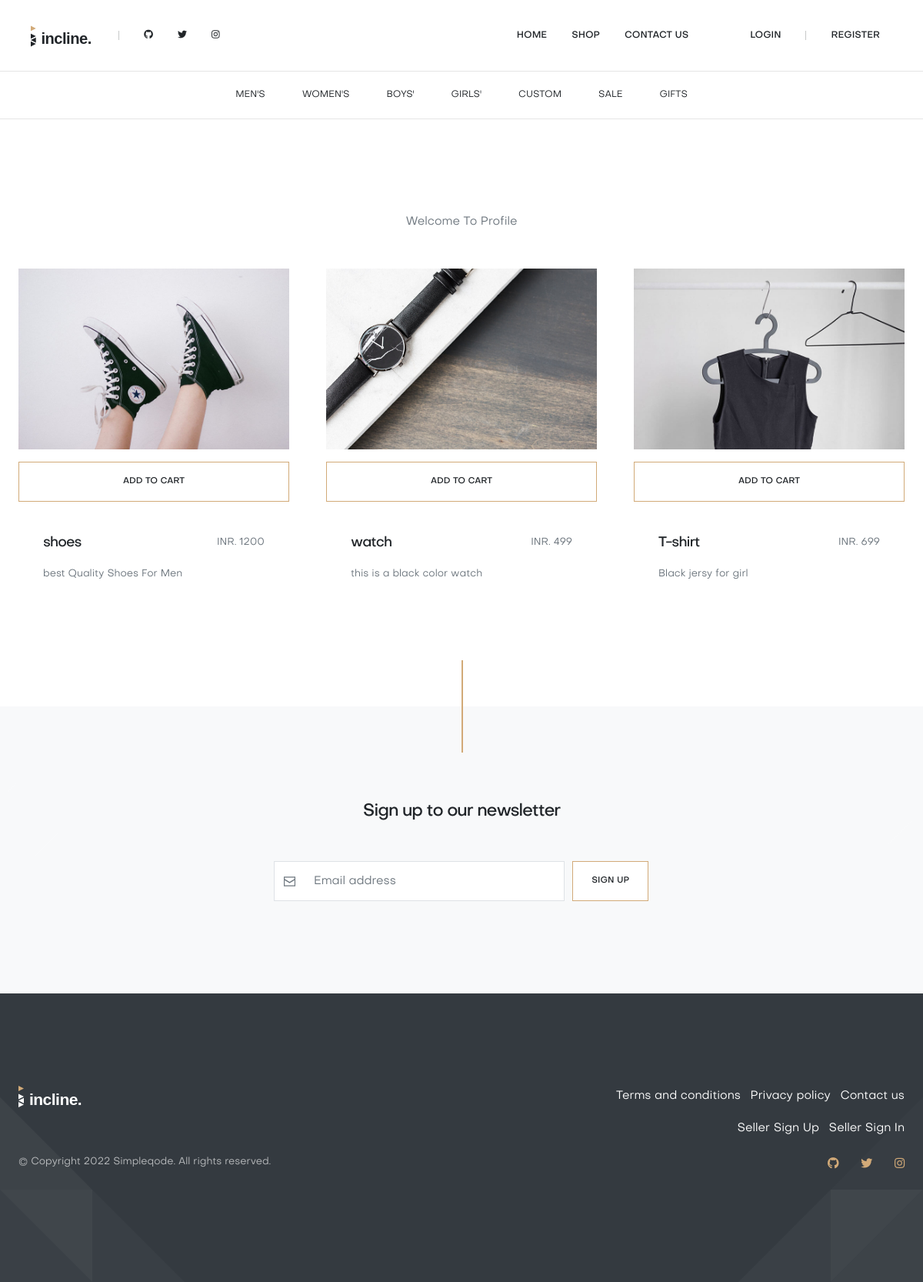
The page /shop_page/ on the database its author committed.
### falcon_app/models.py (models this page shows, shortened)
class Product(models.Model):
    seller = models.ForeignKey(Seller, on_delete = models.CASCADE)
    product_name = models.CharField(max_length=50)
    product_title = models.CharField(max_length=50)
    product_size = models.CharField(max_length=10)
    product_price = models.PositiveIntegerField(default=1)
    product_image = models.ImageField(upload_to = "images/")
    product_quantity = models.PositiveIntegerField(default=1)
    product_description = models.TextField(default="some_text")

### falcon_app/views.py (the view)
# urls.py: path('shop_page/',shop_page, name="shop_page"),
def shop_page(request):
    product = Product.objects.all()
    default_dict['product'] = product
    default_dict['current_page'] = "shop_page"
    return render(request, "shop_page.html",default_dict)

### falcon_app/templates/shop_page.html (shortened to what this page needs)
{% extends 'base.html' %}
{% load static %}
{% block main_content %}
<div class="mt-navbar border-bottom">
    <div class="container">
        <div class="row justify-content-center">
            <div class="col-12 col-md-auto">
                <nav class="nav nav-overflow py-2">
                    <a class="nav-link font-weight-normal text-xs" href="#!">
                        Men's
                    </a>
                    <a class="nav-link font-weight-normal text-xs" href="#!">
                        Women's
                    </a>
                    <a class="nav-link font-weight-normal text-xs" href="#!">
                        Boys'
                    </a>
                    <a class="nav-link font-weight-normal text-xs" href="#!">
                        Girls'
                    </a>
                    <a class="nav-link font-weight-normal text-xs" href="#!">
                        Custom
                    </a>
                    <a class="nav-link font-weight-normal text-xs" href="#!">
                        Sale
                    </a>
                    <a class="nav-link font-weight-normal text-xs" href="#!">
                        Gifts
                    </a>
                </nav>
            </div>
        </div>
    </div>
</div>
<section class="section">
    {% if msg %}
    <p class="text-center text-muted mb-5">
        {{msg}}
    </p>
    {% endif %}
    <div class="container">
        <div class="row">
            {% for i in product %}
            <div class="col-12 col-md-6 col-lg-4">
                <div class="position-relative">
                    <a class="card border-0 mb-3" href="{% url 'product_details_page' pk=i.pk %}">
                        <img src="{{i.product_image.url}}" alt="..." class="card-img">
                        <a href="{% url 'add_to_cart' pk=i.pk %}">
                            <button  type="button" class="btn btn-outline-primary mb-0 w-100">Add To Cart</button>
                        </a>
                        <div class="card-body">
                            <div class="row align-items-center mb-3">
                                <div class="col">
                                    <h4 class="card-title mb-0">
                                        {{i.product_name}}
                                    </h4>
                                </div>
                                <div class="col-auto">
                                    <p class="mb-0 text-sm text-muted">
                                        INR. {{i.product_price}}
                                    </p>
                                </div>
                            </div>
                            <p class="mb-0 text-sm text-muted">
                                {{i.product_title}}
                            </p>
                        </div>
                    </a>
                </div>
            </div>
            {% endfor %}
        </div>
    </div>
</section>
<section class="section bg-light">
    <div class="bg-triangle bg-triangle-light bg-triangle-bottom bg-triangle-right"></div>
    <div class="container">
        <div class="row">
            <div class="col">
                <h3 class="text-center mb-5">
                    Sign up to our newsletter
                </h3>
                <form class="form-mailchimp validate"
                    action="http://simpleqode.us15.list-manage.com/subscribe/post-json?u=507744bbfd1cc2879036c7780&amp;id=4523d25e1b&amp;c=?"
                    method="get" id="mc-embedded-subscribe-form" name="mc-embedded-subscribe-form" target="_blank"
                    novalidate="">
                    <div id="mc_embed_signup_scroll" class="form-row justify-content-center">
                        <div class="input-group col-md-4 mb-2 mb-md-0">
                            <input type="email" value="" name="EMAIL"
                                class="required email form-control bg-white order-1" id="mce-EMAIL"
                                placeholder="Email address">
                            <div class="input-group-append order-0">
                                <div class="input-group-text bg-white">
                                    <svg class="icon icon-envelope input-group-icon icon-offset" viewBox="0 0 106 106"
                                        xmlns="http://www.w3.org/2000/svg" xmlns:xlink="http://www.w3.org/1999/xlink">
                                        <path transform="translate(3 3)" d="
                          M0 30 V 10 H 100 V 90 H 0 V 30 L 50 60 L 100 30">
                                        </path>
                                    </svg>
                                </div>
                            </div>
                        </div>
                        <div class="clear col-md-auto">
                            <button type="submit" class="btn btn-outline-primary bg-white btn-block btn-md-auto"
                                id="mc-embedded-subscribe">
                                Sign up
                            </button>
                        </div>
                    </div>
                </form>
            </div>
        </div>
    </div>
</section>
{% endblock %}

### falcon_app/templates/base.html (shortened to what this page needs)
<!doctype html>
<html lang="en">
{% load static %}
<head>
  <link rel="stylesheet" href="{% static 'assets/libs/flickity/dist/flickity.min.css' %}">
  <link rel="stylesheet" href="{% static 'assets/libs/flickity-fade/flickity-fade.css' %}">
  <link rel="stylesheet" href="{% static 'assets/libs/fullpage.js/dist/fullpage.min.css' %}">
  <link rel="stylesheet" href="{% static 'assets/libs/highlightjs/styles/codepen-embed.css' %}">
  <link rel="stylesheet" href="{% static 'assets/libs/%40fortawesome/fontawesome-free/css/all.min.css' %}">
  <link rel="stylesheet" href="{% static 'assets/libs/incline-icons/style.min.css' %}">
  <link rel="stylesheet" href="{% static 'assets/css/theme-brown.min.css' %}">
</head>
<body>
  {% if current_page not in acc_page %}
  <nav class="navbar navbar-expand-xl navbar-light  fixed-top">
    <div class="container">
      <a class="navbar-brand" href="index-2.html">
        <svg class="navbar-brand-svg" viewBox="0 0 245 80" xmlns="http://www.w3.org/2000/svg"
          xmlns:xlink="http://www.w3.org/1999/xlink">
          <text x="40" y="70" font-family="Arial, sans-serif" font-size="60" font-weight="bold" letter-spacing="-.025em"
            fill="currentColor">incline.</text>
        </svg>
      </a>
      <div class="collapse navbar-collapse" id="navbarCollapse">
        <ul class="navbar-nav mr-auto">
          <li class="nav-item-divider">
            <span class="nav-link">
            </span>
          </li>
          <li class="nav-item">
            <a href="#" class="nav-link">
              <i class="fab fa-github"></i>
            </a>
          </li>
          <li class="nav-item">
            <a href="#" class="nav-link">
              <i class="fab fa-twitter"></i>
            </a>
          </li>
          <li class="nav-item">
            <a href="#" class="nav-link">
              <i class="fab fa-instagram"></i>
            </a>
          </li>
        </ul>
        <ul class="navbar-nav ml-auto">
          <li class="nav-item">
            <a class="nav-link " href="{% url 'index' %}">
              Home
            </a>
          </li>
          <li class="nav-item">
            <a class="nav-link" href="{% url 'shop_page' %}">
              Shop
            </a>
          </li>
          <li class="nav-item ">
            <a class="nav-link" href="{% url 'contact_page' %}">
              Contact Us
            </a>
          </li>
          {% if request.session.email %}
          <li class="nav-item ml-5">
            <a href="{% url 'profile_page' %}" class="nav-link">
              <i class='fas fa-user mr-2'></i>Profile
            </a>
          </li>
          <li class="nav-item-divider">
            <span class="nav-link">
              <span></span>
            </span>
          </li>
          <li class="nav-item">
            <a href="{% url 'log_out' %}" class="nav-link">
              <i class='fas fa-lock mr-2'></i>Log Out
            </a>
          </li>
          {% else %}
          <li class="nav-item ml-5 ">
            <a href="{% url 'login_page' %}" class="nav-link">
              Login
            </a>
          </li>
          <li class="nav-item-divider">
            <span class="nav-link">
            </span>
          </li>
          <li class="nav-item">
            <a href="{% url 'register_page' %}" class="nav-link">
              Register
            </a>
          </li>
          {% endif %}
        </ul>
      </div>
    </div>
  </nav>
  {% endif %}
  {% block main_content %}
  {% endblock %}
  <footer class="section bg-dark">
    <div class="bg-triangle bg-triangle-light bg-triangle-bottom bg-triangle-right"></div>
    <div class="container">
      <div class="row align-self-center">
        <div class="col-md-auto">
          <p>
            <a href="#" class="footer-brand text-white">
              <svg class="footer-brand-svg" viewBox="0 0 235 80" xmlns="http://www.w3.org/2000/svg"
                xmlns:xlink="http://www.w3.org/1999/xlink">
                <text x="40" y="70" font-family="Arial, sans-serif" font-size="60" font-weight="bold"
                  letter-spacing="-.025em" fill="currentColor">incline.</text>
              </svg>
            </a>
          </p>
        </div>
        <div class="col-md">
          <ul class="list-unstyled list-inline text-md-right">
            <li class="list-inline-item mr-2">
              <a href="#" class="text-white">
                Terms and conditions
              </a>
            </li>
            <li class="list-inline-item mr-2">
              <a href="#" class="text-white">
                Privacy policy
              </a>
            </li>
            <li class="list-inline-item">
              <a href="{% url 'contact_page' %}" class="text-white">
                Contact us
              </a>
            </li>
          </ul>
          <ul class="list-unstyled list-inline text-md-right">
            <li class="list-inline-item">
              <a href="{% url 'seller_register' %}" class="text-white">
                Seller Sign Up
              </a>
            </li>
            <li class="list-inline-item">
              <a href="{% url 'seller_login' %}" class="text-white">
                Seller Sign In
              </a>
            </li>
          </ul>
        </div>
      </div>
      <div class="row align-items-center">
        <div class="col-md">
          <p class="text-white text-muted">
            <small>
              &copy; Copyright <span class="current-year"></span> Simpleqode. All rights reserved.
            </small>
          </p>
        </div>
        <div class="col-md">
          <ul class="list-inline list-unstyled text-md-right">
            <li class="list-inline-item">
              <a href="#">
                <i class="fab fa-github"></i>
              </a>
            </li>
            <li class="list-inline-item ml-3">
              <a href="#">
                <i class="fab fa-twitter"></i>
              </a>
            </li>
            <li class="list-inline-item ml-3">
              <a href="#">
                <i class="fab fa-instagram"></i>
              </a>
            </li>
          </ul>
        </div>
      </div>
    </div>
  </footer>
</body>
</html>

### rows shown on the page
Product: product_image (picture), product_name "shoes", product_price "1200", product_title "best Quality Shoes For Men"
Product: product_image (picture), product_name "watch", product_price "499", product_title "this is a black color watch"
Product: product_image (picture), product_name "T-shirt", product_price "699", product_title "Black jersy for girl"

### other values the page prints
{{ msg }} "Welcome To Profile"
